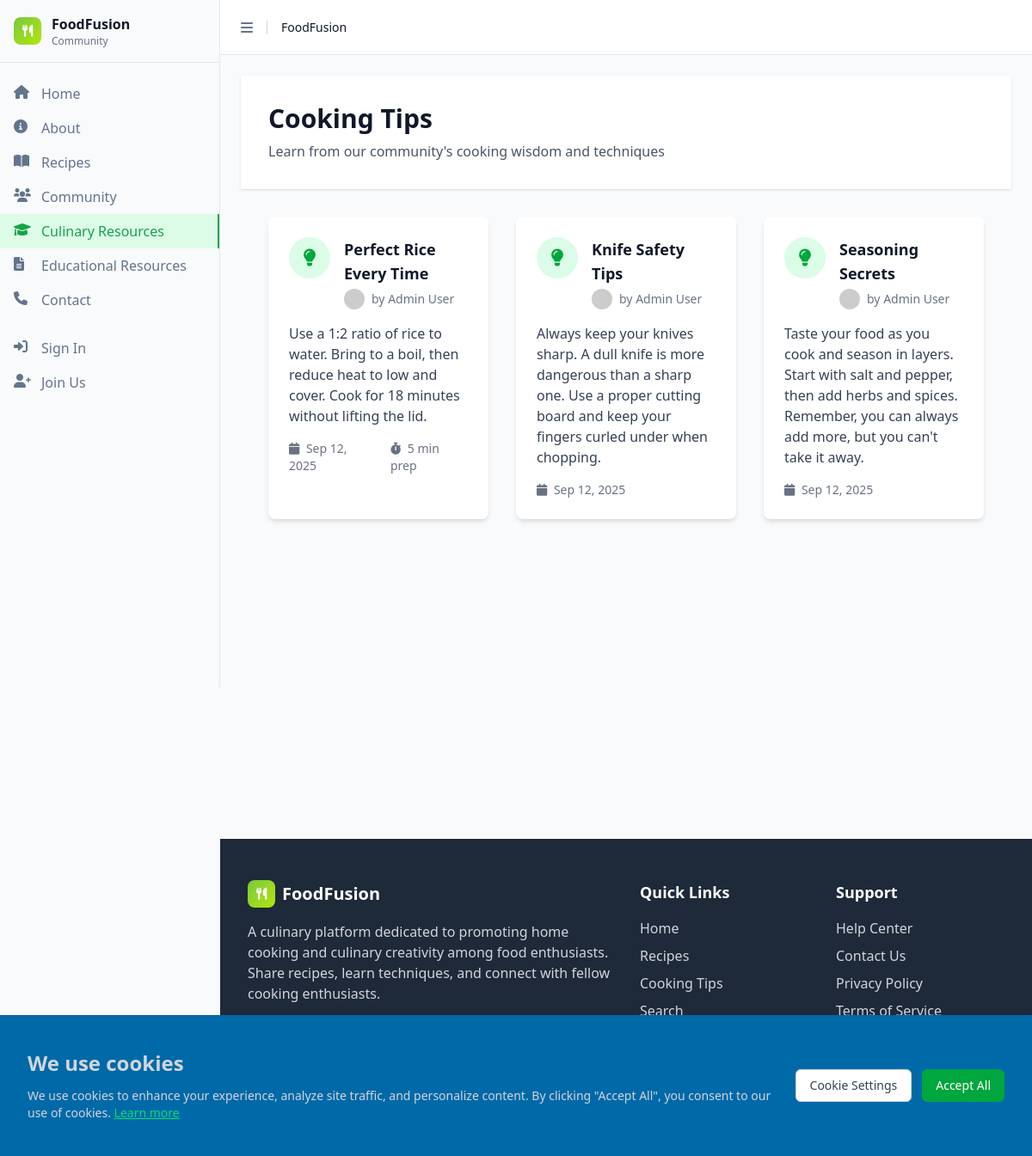
The app's page /index.php?page=cooking-tips with its own data.
### tables this page shows
CREATE TABLE IF NOT EXISTS cooking_tips (
    id INT AUTO_INCREMENT PRIMARY KEY,
    title VARCHAR(255) NOT NULL,
    content TEXT NOT NULL,
    user_id INT NOT NULL,
    prep_time INT,
    created_at TIMESTAMP DEFAULT CURRENT_TIMESTAMP,
    updated_at TIMESTAMP DEFAULT CURRENT_TIMESTAMP ON UPDATE CURRENT_TIMESTAMP,
    FOREIGN KEY (user_id) REFERENCES users(id) ON DELETE CASCADE,
    INDEX idx_user_tips (user_id),
    INDEX idx_tip_created (created_at)
);

CREATE TABLE IF NOT EXISTS users (
    id INT AUTO_INCREMENT PRIMARY KEY,
    firstName VARCHAR(50) NOT NULL,
    lastName VARCHAR(50) NOT NULL,
    email VARCHAR(100) NOT NULL UNIQUE,
    password VARCHAR(255) NOT NULL,
    bio TEXT,
    location VARCHAR(100),
    website VARCHAR(255),
    profile_image VARCHAR(500),
    created_at TIMESTAMP DEFAULT CURRENT_TIMESTAMP,
    updated_at TIMESTAMP DEFAULT CURRENT_TIMESTAMP ON UPDATE CURRENT_TIMESTAMP,
    INDEX idx_email (email),
    INDEX idx_name (firstName, lastName)
);

### includes/functions.php (called while the page is built, shortened)
<?php
function formatDate($date) {
    return date('M j, Y', strtotime($date));
}
?>

### pages/cooking-tips.php (the view, shortened to what this page needs)
<?php
include 'includes/header.php';
$tips = [];
try {
    global $db;
    $stmt = $db->prepare("SELECT ct.*, u.firstName, u.lastName, u.profile_image
                          FROM cooking_tips ct
                          JOIN users u ON ct.user_id = u.id
                          ORDER BY ct.created_at DESC");
    $stmt->execute();
    $tips = $stmt->fetchAll();
} catch (Exception $e) {
}
?>
<div class="min-h-screen bg-gray-50">
    <div class="bg-white shadow-sm">
        <div class="max-w-7xl mx-auto px-4 sm:px-6 lg:px-8 py-8">
            <div class="flex flex-col md:flex-row md:items-center md:justify-between">
                <div>
                    <h1 class="text-3xl font-bold text-gray-900">Cooking Tips</h1>
                    <p class="mt-2 text-gray-600">Learn from our community's cooking wisdom and techniques</p>
                </div>
            </div>
        </div>
    </div>
    <div class="max-w-7xl mx-auto px-4 sm:px-6 lg:px-8 py-8">
        <?php if (empty($tips)): ?>
        <div class="text-center py-12">
            <i class="fas fa-lightbulb text-6xl text-gray-300 mb-4"></i>
            <h3 class="text-xl font-semibold text-gray-900 mb-2">No cooking tips yet</h3>
            <p class="text-gray-600">Be the first to share a cooking tip with our community!</p>
        </div>
        <?php else: ?>
        <div class="grid grid-cols-1 md:grid-cols-2 lg:grid-cols-3 gap-8">
            <?php foreach ($tips as $tip): ?>
            <div class="bg-white rounded-lg shadow-md p-6 hover:shadow-lg transition-shadow">
                <div class="flex items-start mb-4">
                    <div class="w-12 h-12 bg-green-100 rounded-full flex items-center justify-center mr-4 flex-shrink-0">
                        <i class="fas fa-lightbulb text-green-600 text-xl"></i>
                    </div>
                    <div class="flex-1">
                        <h3 class="text-lg font-semibold text-gray-900 mb-1">
                            <?php echo htmlspecialchars($tip['title']); ?>
                        </h3>
                        <div class="flex items-center text-sm text-gray-500">
                            <img src="<?php echo $tip['profile_image'] ? 'uploads/' . $tip['profile_image'] : 'https://via.placeholder.com/24x24/78C841/FFFFFF?text=' . substr($tip['firstName'], 0, 1); ?>"
                                 alt="Profile" class="w-6 h-6 rounded-full mr-2">
                            <span>by <?php echo htmlspecialchars($tip['firstName'] . ' ' . $tip['lastName']); ?></span>
                        </div>
                    </div>
                </div>
                <p class="text-gray-700 mb-4">
                    <?php echo nl2br(htmlspecialchars($tip['content'])); ?>
                </p>
                <div class="flex items-center justify-between text-sm text-gray-500">
                    <div class="flex items-center space-x-4">
                        <span>
                            <i class="fas fa-calendar mr-1"></i>
                            <?php echo formatDate($tip['created_at']); ?>
                        </span>
                        <?php if ($tip['prep_time']): ?>
                        <span>
                            <i class="fas fa-stopwatch mr-1"></i>
                            <?php echo $tip['prep_time']; ?> min prep
                        </span>
                        <?php endif; ?>
                    </div>
                </div>
            </div>
            <?php endforeach; ?>
        </div>
        <?php endif; ?>
    </div>
</div>
<?php include 'includes/footer.php'; ?>

### index.php (shortened to what this page needs)
<?php
require_once 'includes/functions.php';
$page = $_GET['page'] ?? 'home';
$isLoggedIn = isset($_SESSION['user_id']);
switch ($page) {
    case 'cooking-tips':
        include 'pages/cooking-tips.php';
        break;
}
?>

### includes/header.php (shortened to what this page needs)
<!DOCTYPE html>
<html lang="en">
<head>
    <link href="src/output.css" rel="stylesheet">
    <link href="https://cdnjs.cloudflare.com/ajax/libs/font-awesome/6.0.0/css/all.min.css" rel="stylesheet">
</head>
<body class="bg-gray-50 min-h-screen">
    <aside id="sidebar" class="sidebar">
        <div class="sidebar-content">
            <div class="sidebar-header">
                <div class="flex items-center">
                    <div class="w-8 h-8 gradient-bg rounded-lg flex items-center justify-center mr-3">
                        <i class="fas fa-utensils text-white text-sm"></i>
                    </div>
                    <div class="flex-1">
                        <div class="font-semibold text-gray-900">FoodFusion</div>
                        <div class="text-xs text-gray-500">Community</div>
                    </div>
                </div>
            </div>
            <div class="sidebar-main">
                <div class="sidebar-group">
                    <ul class="sidebar-menu">
                        <li class="sidebar-menu-item">
                            <a href="index.php" class="sidebar-menu-button <?php echo ($page == 'home') ? 'active' : ''; ?>">
                                <i class="fas fa-home"></i>
                                <span>Home</span>
                            </a>
                        </li>
                        <li class="sidebar-menu-item">
                            <a href="index.php?page=about" class="sidebar-menu-button <?php echo ($page == 'about') ? 'active' : ''; ?>">
                                <i class="fas fa-info-circle"></i>
                                <span>About</span>
                            </a>
                        </li>
                        <li class="sidebar-menu-item">
                            <a href="index.php?page=recipes" class="sidebar-menu-button <?php echo ($page == 'recipes') ? 'active' : ''; ?>">
                                <i class="fas fa-book-open"></i>
                                <span>Recipes</span>
                            </a>
                        </li>
                        <li class="sidebar-menu-item">
                            <a href="index.php?page=community" class="sidebar-menu-button <?php echo ($page == 'community') ? 'active' : ''; ?>">
                                <i class="fas fa-users"></i>
                                <span>Community</span>
                            </a>
                        </li>
                        <li class="sidebar-menu-item">
                            <a href="index.php?page=cooking-tips" class="sidebar-menu-button <?php echo ($page == 'cooking-tips') ? 'active' : ''; ?>">
                                <i class="fas fa-graduation-cap"></i>
                                <span>Culinary Resources</span>
                            </a>
                        </li>
                        <li class="sidebar-menu-item">
                            <a href="index.php?page=resources" class="sidebar-menu-button <?php echo ($page == 'resources') ? 'active' : ''; ?>">
                                <i class="fas fa-file-text"></i>
                                <span>Educational Resources</span>
                            </a>
                        </li>
                        <li class="sidebar-menu-item">
                            <a href="index.php?page=contact" class="sidebar-menu-button <?php echo ($page == 'contact') ? 'active' : ''; ?>">
                                <i class="fas fa-phone"></i>
                                <span>Contact</span>
                            </a>
                        </li>
                    </ul>
                </div>
                <?php if (!$isLoggedIn): ?>
                <div class="sidebar-group">
                    <ul class="sidebar-menu">
                        <li class="sidebar-menu-item">
                            <button onclick="showLoginModal()" class="sidebar-menu-button w-full text-left">
                                <i class="fas fa-sign-in-alt"></i>
                                <span>Sign In</span>
                            </button>
                        </li>
                        <li class="sidebar-menu-item">
                            <button onclick="showSignupModal()" class="sidebar-menu-button w-full text-left">
                                <i class="fas fa-user-plus"></i>
                                <span>Join Us</span>
                            </button>
                        </li>
                    </ul>
                </div>
                <?php endif; ?>
            </div>
        </div>
    </aside>
    <?php include 'includes/cookie-banner.php'; ?>
    <div id="main-content" class="main-content">
        <header class="main-header">
            <div class="flex items-center gap-2">
                <button class="sidebar-trigger" onclick="toggleSidebar()">
                    <i class="fas fa-bars"></i>
                </button>
                <div class="text-sm font-medium text-gray-900">FoodFusion</div>
            </div>
        </header>
        <main class="flex-1 p-6">

### includes/cookie-banner.php (shortened to what this page needs)
<div id="cookieBanner" class="fixed bottom-0 left-0 right-0 bg-sky-700 shadow-lg z-100 hidden">
    <div class="max-w-7xl mx-auto px-4 sm:px-6 lg:px-8 py-10">
        <div class="flex flex-col sm:flex-row items-start sm:items-center justify-between gap-4">
            <div class="flex-1">
                <h3 class="text-2xl font-semibold text-gray-300 mb-3">We use cookies</h3>
                <p class="text-sm text-gray-300">
                    We use cookies to enhance your experience, analyze site traffic, and personalize content.
                    By clicking "Accept All", you consent to our use of cookies.
                    <a href="index.php?page=privacy" class="text-green-400 hover:text-green-500 underline">Learn more</a>
                </p>
            </div>
            <div class="flex flex-col sm:flex-row gap-3">
                <button onclick="showCookieSettings()"
                        class="px-4 py-2 text-sm font-medium text-gray-700 bg-white border border-gray-300 rounded-md hover:bg-gray-50 focus:outline-none focus:ring-2 focus:ring-green-500">
                    Cookie Settings
                </button>
                <button onclick="acceptAllCookies()"
                        class="px-4 py-2 text-sm font-medium text-white bg-green-600 rounded-md hover:bg-green-700 focus:outline-none focus:ring-2 focus:ring-green-500">
                    Accept All
                </button>
            </div>
        </div>
    </div>
</div>

### includes/footer.php (shortened to what this page needs)
        </main>
        <footer class="bg-gray-800 text-white mt-16">
            <div class="max-w-7xl mx-auto px-4 sm:px-6 lg:px-8 py-12">
                <div class="grid grid-cols-1 md:grid-cols-4 gap-8">
                    <div class="col-span-1 md:col-span-2">
                        <div class="flex items-center space-x-2 mb-4">
                            <div class="w-8 h-8 gradient-bg rounded-lg flex items-center justify-center">
                                <i class="fas fa-utensils text-white text-sm"></i>
                            </div>
                            <span class="text-xl font-bold">FoodFusion</span>
                        </div>
                        <p class="text-gray-300 mb-4 max-w-md">
                            A culinary platform dedicated to promoting home cooking and culinary
                            creativity among food enthusiasts. Share recipes, learn techniques,
                            and connect with fellow cooking enthusiasts.
                        </p>
                        <div class="flex space-x-4">
                            <a href="#" class="text-gray-400 hover:text-white">
                            </a>
                            <a href="#" class="text-gray-400 hover:text-white">
                            </a>
                            <a href="#" class="text-gray-400 hover:text-white">
                            </a>
                            <a href="#" class="text-gray-400 hover:text-white">
                            </a>
                        </div>
                    </div>
                    <div>
                        <h3 class="text-lg font-semibold mb-4">Quick Links</h3>
                        <ul class="space-y-2">
                            <li><a href="index.php" class="text-gray-300 hover:text-white">Home</a></li>
                            <li><a href="index.php?page=recipes" class="text-gray-300 hover:text-white">Recipes</a></li>
                            <li><a href="index.php?page=cooking-tips" class="text-gray-300 hover:text-white">Cooking Tips</a></li>
                            <li><a href="index.php?page=search" class="text-gray-300 hover:text-white">Search</a></li>
                        </ul>
                    </div>
                    <div>
                        <h3 class="text-lg font-semibold mb-4">Support</h3>
                        <ul class="space-y-2">
                            <li><a href="#" class="text-gray-300 hover:text-white">Help Center</a></li>
                            <li><a href="#" class="text-gray-300 hover:text-white">Contact Us</a></li>
                            <li><a href="#" class="text-gray-300 hover:text-white">Privacy Policy</a></li>
                            <li><a href="#" class="text-gray-300 hover:text-white">Terms of Service</a></li>
                        </ul>
                    </div>
                </div>
                <div class="border-t border-gray-700 mt-8 pt-8 text-center">
                    <p class="text-gray-400">&copy; 2024 FoodFusion. All rights reserved.</p>
                </div>
            </div>
        </footer>
    </div>
</body>
</html>

### includes/header.php (style rules this page uses)
.gradient-bg { background: linear-gradient(135deg, #78C841 0%, #B4E50D 100%); }
.sidebar { position: fixed; top: 0; left: 0; height: 100vh; width: 16rem; background: #f8fafc; border-right: 1px solid #e2e8f0; transition: transform 0.3s ease; z-index: 50; }
.sidebar-content { height: 100%; display: flex; flex-direction: column; }
.sidebar-header { padding: 1rem; border-bottom: 1px solid #e2e8f0; }
.sidebar-main { flex: 1; padding: 1rem 0; overflow-y: auto; }
.sidebar-group { margin-bottom: 1rem; }
.sidebar-menu { list-style: none; padding: 0; margin: 0; }
.sidebar-menu-item { margin: 0; }
.sidebar-menu-button { display: flex; align-items: center; width: 100%; padding: 0.5rem 1rem; text-decoration: none; color: #64748b; border: none; background: none; cursor: pointer; transition: all 0.2s; text-align: left; }
.sidebar-menu-button.active { background: #dcfce7; color: #16a34a; border-right: 2px solid #16a34a; }
.sidebar-menu-button i { width: 1.25rem; height: 1.25rem; margin-right: 0.75rem; flex-shrink: 0; }
.main-content { margin-left: 16rem; min-height: 100vh; transition: margin-left 0.3s ease; }
.main-header { height: 4rem; background: white; border-bottom: 1px solid #e2e8f0; display: flex; align-items: center; padding: 0 1rem; }
.sidebar-trigger { background: none; border: none; padding: 0.5rem; cursor: pointer; color: #64748b; border-radius: 0.375rem; }

### records on screen
cooking_tips: title "Perfect Rice Every Time", user.lastName "Admin User", content "Use a 1:2 ratio of rice to water. Bring to a boil, then reduce heat to low and cover. Cook for 18 minutes without lifting the lid.", created_at "Sep 12, 2025", prep_time "5"
cooking_tips: title "Knife Safety Tips", user.lastName "Admin User", content "Always keep your knives sharp. A dull knife is more dangerous than a sharp one. Use a proper cutting board and keep your fingers curled under when chopping.", created_at "Sep 12, 2025"
cooking_tips: title "Seasoning Secrets", user.lastName "Admin User", content "Taste your food as you cook and season in layers. Start with salt and pepper, then add herbs and spices. Remember, you can always add more, but you can't take it away.", created_at "Sep 12, 2025"
